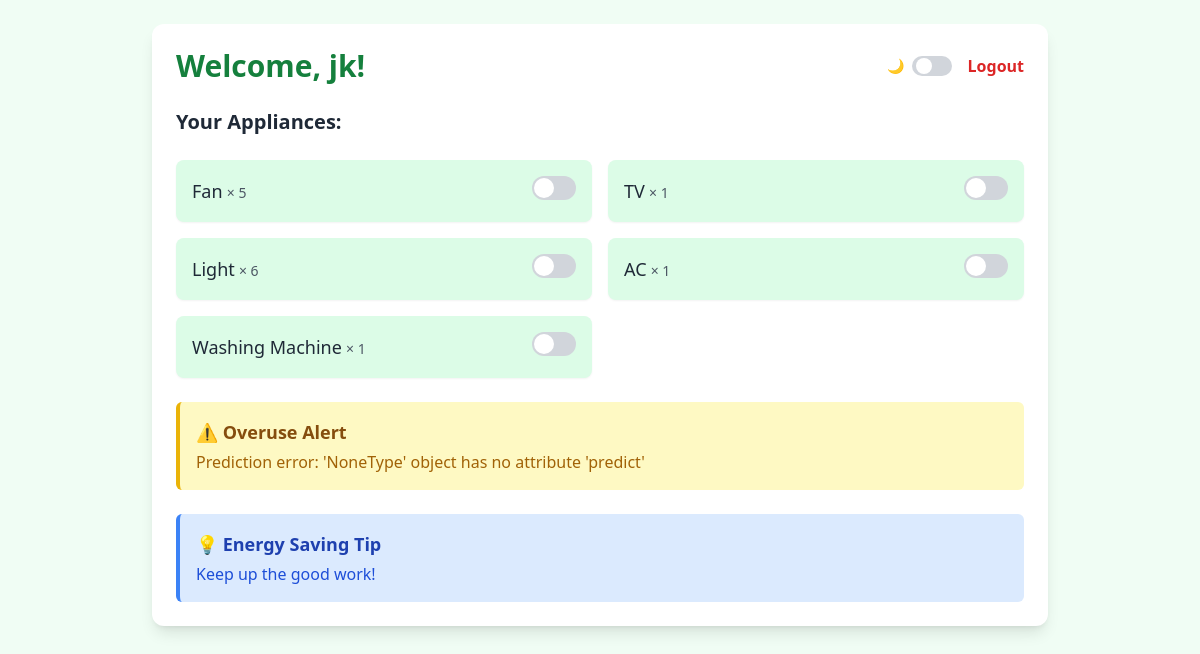
/dashboard (signed in), run on the app's committed database.
### tables this page shows
CREATE TABLE appliances (
                        user_id INTEGER,
                        appliance TEXT,
                        count INTEGER,
                        FOREIGN KEY(user_id) REFERENCES users(id)
                    );

### app.py (the view, shortened to what this page needs)
@app.route('/dashboard', methods=['GET', 'POST'])
def dashboard():
    if 'user_id' not in session:
        return redirect('/login')
    user_id = session['user_id']
    username = session['username']
    email = session['email']
    today = datetime.today().strftime('%Y-%m-%d')
    alerts = []
    tips = []
    with sqlite3.connect('users.db') as conn:
        c = conn.cursor()
        c.execute("SELECT appliance, count FROM appliances WHERE user_id=?", (user_id,))
        appliance_data = c.fetchall()
        appliance_counts = {app: count for app, count in appliance_data}
        c.execute("SELECT appliance, state FROM appliance_states WHERE email=?", (email,))
        state_data = dict(c.fetchall())
        usage_today = {}
        c.execute("SELECT appliance, hours FROM usage WHERE user_id=? AND date=?", (user_id, today))
        usage_today = dict(c.fetchall())
        if usage_today:
            log_usage_to_csv(email, usage_today)
        try:
            overuse_flag, tips = predict_overuse(usage_today)
            if overuse_flag:
                alerts.append("⚠️ High energy usage detected today!")
        except Exception as e:
            alerts.append(f"Prediction error: {str(e)}")
    return render_template('dashboard.html',
                           username=username,
                           appliance_counts=appliance_counts,
                           appliance_states=state_data,
                           overuse_prediction=alerts[0] if alerts else "No overuse detected.",
                           energy_tip=tips[0] if tips else "Keep up the good work!")

### ml_model/predict.py (called while the page is built)
def predict_overuse(user_data):
    feature_order = ['TV', 'Fan', 'AC', 'Heater', 'Fridge',
                     'Washing Machine', 'Iron', 'Computer', 'Light',
                     'Microwave', 'Others']
    features = [user_data.get(appliance, 0) for appliance in feature_order]
    prediction = model.predict([features])[0]
    tips = []
    if prediction == 1:
        for appliance, hours in user_data.items():
            if hours > 4 and appliance in tips_dict:
                tips.append(tips_dict[appliance])
    return prediction == 1, tips

### templates/dashboard.html (shortened to what this page needs)
<!DOCTYPE html>
<html lang="en">
<head>
  <script src="https://cdn.tailwindcss.com"></script>
</head>
<body class="bg-green-50 min-h-screen p-4 sm:p-6 text-gray-900">
  <div class="max-w-4xl mx-auto bg-white shadow-lg rounded-xl p-6 space-y-6">
    <div class="flex flex-col sm:flex-row justify-between items-center">
      <h1 class="text-2xl sm:text-3xl font-bold text-green-700 mb-2 sm:mb-0">
        Welcome, {{ username }}!
      </h1>
      <div class="flex items-center space-x-4">
        <label class="flex items-center space-x-2 cursor-pointer">
          <span class="text-sm text-gray-700">🌙</span>
          <div class="w-10 h-5 bg-gray-300 rounded-full p-1 flex items-center">
            <div id="darkToggleCircle" class="bg-white w-4 h-4 rounded-full transition-transform duration-300"></div>
          </div>
        </label>
        <a href="/logout" class="text-red-600 font-semibold hover:underline">Logout</a>
      </div>
    </div>
    <h2 class="text-xl font-semibold text-gray-800">Your Appliances:</h2>
    {% if appliance_counts %}
      <div class="grid grid-cols-1 sm:grid-cols-2 gap-4">
        {% for appliance, count in appliance_counts.items() %}
          <div class="flex items-center justify-between p-4 bg-green-100 rounded-lg shadow-sm">
            <div>
              <span class="text-lg font-medium text-gray-800">{{ appliance }}</span>
              <span class="text-sm text-gray-600">× {{ count }}</span>
            </div>
            <div>
              <label for="toggle-{{ loop.index }}" class="toggle-label"></label>
            </div>
          </div>
        {% endfor %}
      </div>
    {% else %}
      <p class="text-gray-600">No appliances found. Please add appliances in your profile.</p>
    {% endif %}
    <div class="p-4 bg-yellow-100 border-l-4 border-yellow-500 rounded-md mt-6">
      <h2 class="text-lg font-semibold text-yellow-800">⚠ Overuse Alert</h2>
      <p class="text-yellow-700 mt-1">
        {% if overuse_prediction %}{{ overuse_prediction }}{% else %}No overuse detected.{% endif %}
      </p>
    </div>
    <div class="p-4 bg-blue-100 border-l-4 border-blue-500 rounded-md">
      <h2 class="text-lg font-semibold text-blue-800">💡 Energy Saving Tip</h2>
      <p class="text-blue-700 mt-1">
        {% if energy_tip %}{{ energy_tip }}{% else %}Keep up the good work!{% endif %}
      </p>
    </div>
  </div>
</body>
</html>

### templates/dashboard.html (style rules this page uses)
.toggle-label { display: inline-block; width: 44px; height: 24px; background-color: #d1d5db; border-radius: 9999px; position: relative; transition: background-color 0.3s ease; }
.toggle-label::after { content: ''; position: absolute; top: 2px; left: 2px; width: 20px; height: 20px; background-color: #ffffff; border-radius: 9999px; transition: transform 0.3s ease; }

### data on the page
appliances: appliance "Fan", count "5"
appliances: appliance "TV", count "1"
appliances: appliance "Light", count "6"
appliances: appliance "AC", count "1"
appliances: appliance "Washing Machine", count "1"

### other printed values
{{ username }} "jk"
{{ overuse_prediction }} "Prediction error: 'NoneType' object has no attribute 'predict'"
{{ energy_tip }} "Keep up the good work!"
